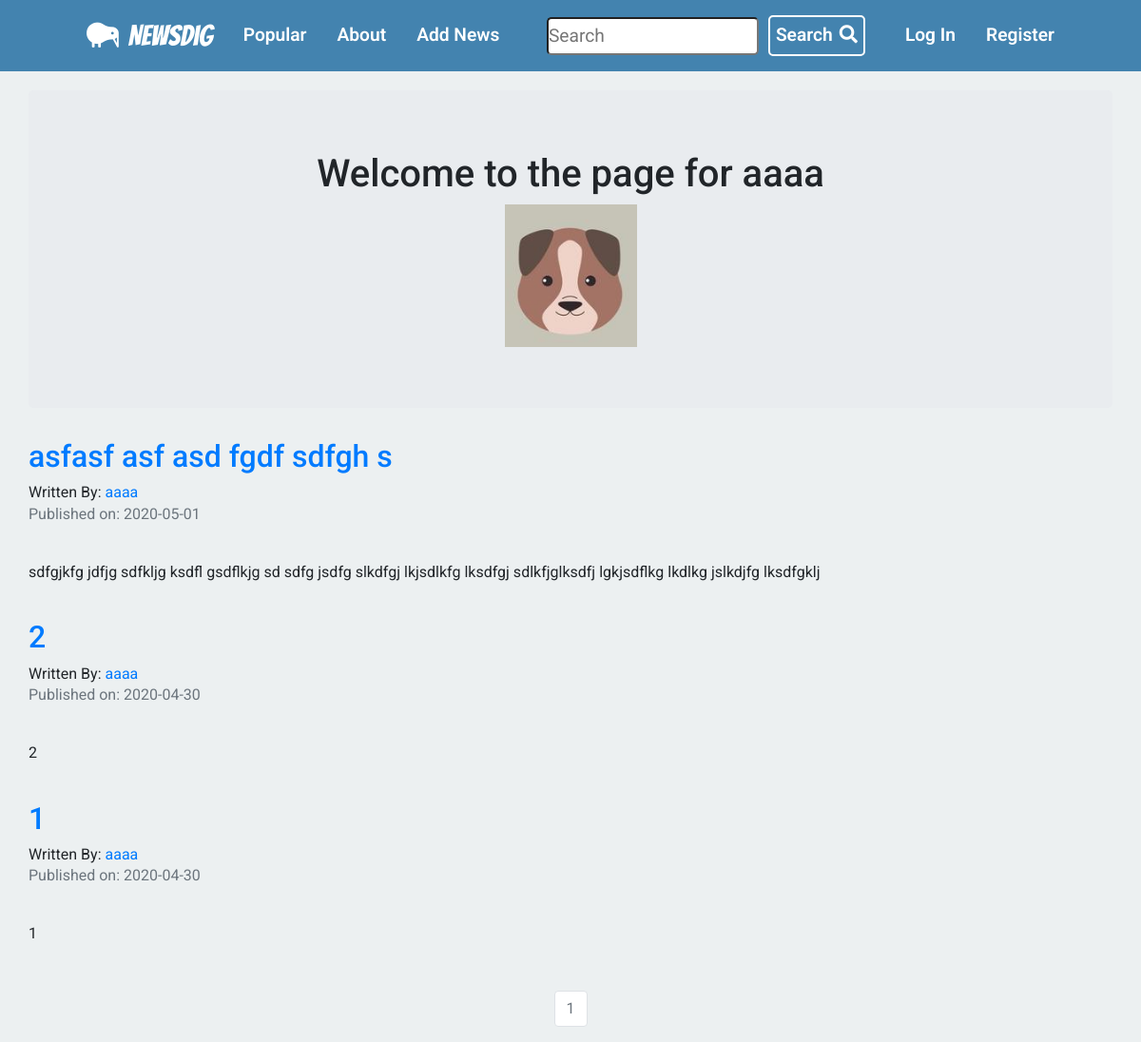
/aaaa, run on an earlier commit of the app's database.
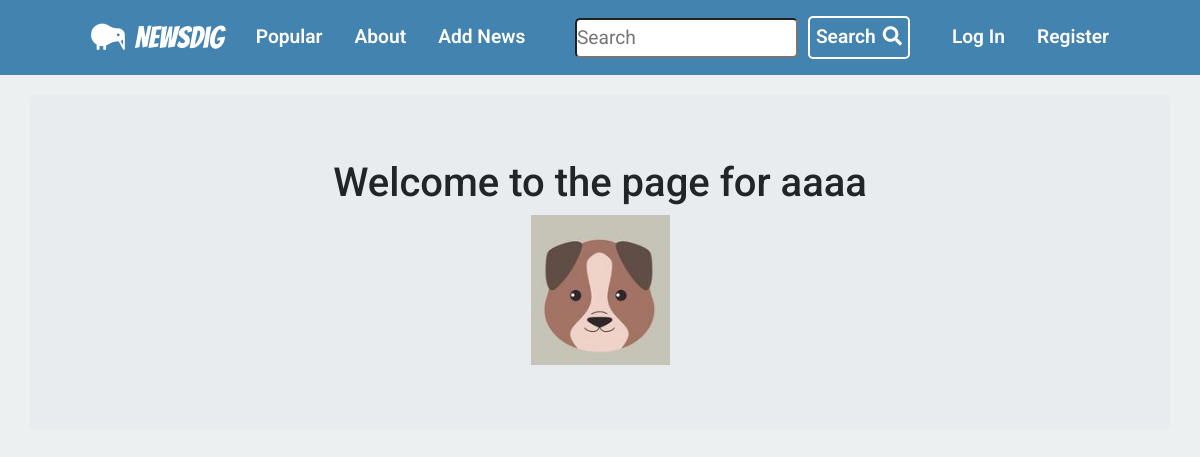
And on a later commit of the database.
### news/models.py (models this page shows, shortened)
class News(db.Model):
    __tablename__ = 'news'
    users = db.relationship(User)
    comments = db.relationship(
        'Comment', backref='news', lazy=True, cascade="all,delete")
    users_likes = db.relationship(
        'Likes', backref='news', lazy=True, cascade="all,delete")
    id = db.Column(db.Integer, primary_key=True)
    user_id = db.Column(db.Integer, db.ForeignKey('users.id'), nullable=False)
    picture_link = db.Column(db.String(), nullable=False)
    link = db.Column(db.String(), nullable=False)
    date = db.Column(db.DateTime, nullable=False, default=datetime.utcnow)
    title = db.Column(db.String(140), nullable=False)
    text = db.Column(db.Text, nullable=False)
    likes = db.Column(db.Integer, nullable=False, default=0)

class User(db.Model, UserMixin):
    __tablename__ = 'users'
    id = db.Column(db.Integer, primary_key=True)
    profile_image = db.Column(
        db.String(20), nullable=False, default='default_profile.png')
    email = db.Column(db.String(64), unique=True, index=True)
    username = db.Column(db.String(64), unique=True, index=True)
    password_hash = db.Column(db.String(128))
    news_group = db.relationship('News', backref='author', lazy=True)

### news/users/views.py (the view)
@users.route("/<username>")
def user_news(username):
    page = request.args.get('page', 1, type=int)
    user = User.query.filter_by(username=username).first_or_404()
    news = News.query.filter_by(author=user).order_by(
        News.date.desc()).paginate(page=page, per_page=5)
    return render_template('user_news.html', news=news, user=user)

### news/templates/user_news.html
{% extends "base.html" %}
{% block content %}
<div class="container">
    <div class="jumbotron">
        <div align='center'>
            <h1>Welcome to the page for {{user.username}}</h1>
            <img src="{{url_for('static',filename='profile_pics/'+user.profile_image)}}">
        </div>
    </div>
    {% for news in news.items  %}
    <h2> <a href="{{url_for('news_group.news_view',news_id=news.id)}}">{{news.title}}</a> </h2>
    Written By: <a href="{{url_for('users.user_news',username=news.author.username)}}">{{news.author.username}}</a>
    <p class='text-muted'>Published on: {{news.date.strftime("%Y-%m-%d")}}</p>
    <br>
    <p>{{news.text}}</p>
    <br>
    {% endfor %}
</div>
<nav aria-label='Page Navigation example'>
    <ul class="pagination justify-content-center">
        {% for page_num in news.iter_pages(left_edge=1,right_edge=1,left_current=1,right_current=2)  %}
        {% if news.page == page_num %}
        <li class='page-item disabled'>
            <a class="page-link"
                href="{{url_for('users.user_news',username=user.username,page=page_num)}}">{{ page_num}}</a>
        </li>
        {% else %}
        <li class='page-item'>
            <a class="page-link"
                href="{{url_for('users.user_news',username=user.username,page=page_num)}}">{{ page_num}}</a>
        </li>
        {% endif %}
        {% endfor %}
    </ul>
</nav>
{% endblock %}

What changed in the data, as far as the page shows it:
removed News: title "asfasf asf asd fgdf sdfgh s", author.username "aaaa", date "2020-05-01", text "sdfgjkfg jdfjg sdfkljg ksdfl gsdflkjg sd sdfg jsdfg slkdfgj lkjsdlkfg lksdfgj sdlkfjglksdfj lgkjsdflkg lkdlkg jslkdjfg lksdfgklj"
no longer on this page (row edited): News: title "2", author.username "aaaa", date "2020-04-30", text "2"
no longer on this page (row edited): News: title "1", author.username "aaaa", date "2020-04-30", text "1"
Also different on the page:
list line gone: "1"
